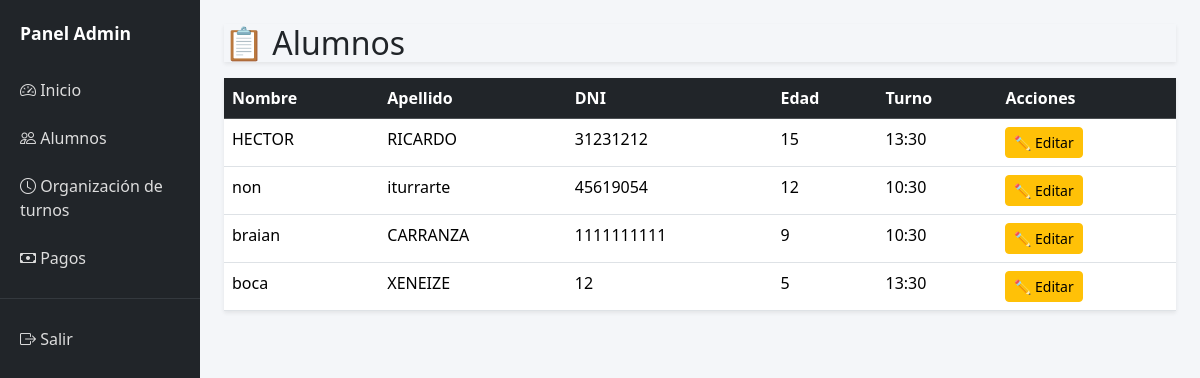
Page /admin/alumnos on the earlier database version.
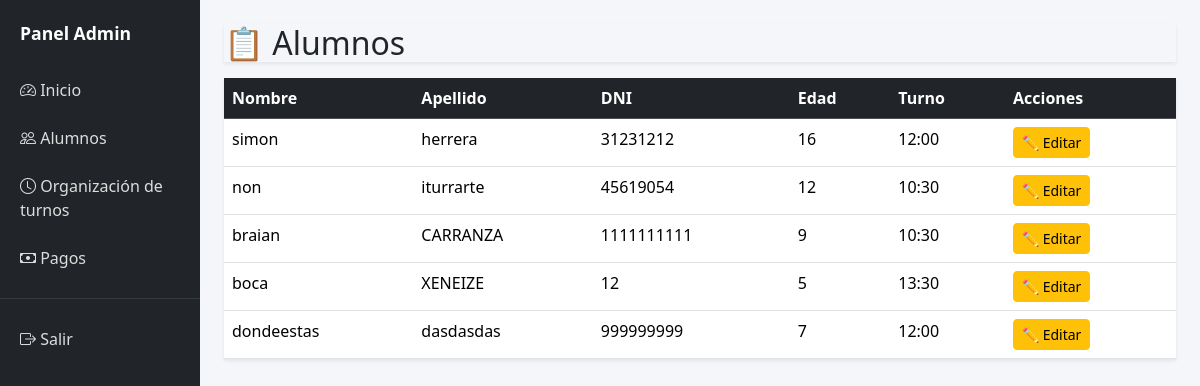
Same page on the later database version.
### models.py (models this page shows)
class Alumno(db.Model):
    __tablename__ = "alumnos"
    id = db.Column(db.Integer, primary_key=True)
    nombre = db.Column(db.String(50), nullable=False)
    apellido = db.Column(db.String(50), nullable=False)
    dni = db.Column(db.String(20), nullable=False, unique=True)
    edad = db.Column(db.Integer, nullable=False)
    turno = db.Column(db.String(20), nullable=False)

### main.py (the view)
@app.route("/admin/alumnos")
def admin_alumnos():
    alumnos = Alumno.query.all()
    return render_template("admin/alumnos.html", alumnos=alumnos)

### templates/admin/alumnos.html (shortened to what this page needs)
{% extends "admin/base_admin.html" %}
{% block body %}
<h2 class="table table-hover shadow-sm">📋 Alumnos</h2>
<table class="table table-hover shadow-sm">
    <thead class="table-dark">
        <tr>
            <th>Nombre</th>
            <th>Apellido</th>
            <th>DNI</th>
            <th>Edad</th>
            <th>Turno</th>
            <th>Acciones</th>
        </tr>
    </thead>
    <tbody>
        {% for alumno in alumnos %}
        <tr>
            <td>{{ alumno.nombre }}</td>
            <td>{{ alumno.apellido }}</td>
            <td>{{ alumno.dni }}</td>
            <td>{{ alumno.edad }}</td>
            <td>{{ alumno.turno }}</td>
            <td>
                <a href="{{ url_for('editar_alumno', id=alumno.id) }}"
                    class="btn btn-sm btn-warning">
                    ✏️ Editar
                </a>
            </td>
        </tr>
        {% endfor %}
    </tbody>
</table>
{% endblock %}

### templates/admin/base_admin.html (shortened to what this page needs)
<!DOCTYPE html>
<html lang="en">
<head>
    <link href="https://cdn.jsdelivr.net/npm/bootstrap@5.3.8/dist/css/bootstrap.min.css" rel="stylesheet">
    <link href="https://cdn.jsdelivr.net/npm/bootstrap-icons/font/bootstrap-icons.css" rel="stylesheet">
</head>
<body>
<div class="container-fluid">
    <div class="row">
        <div class="col-md-2 sidebar p-0">
            <div class="title">
                Panel Admin
            </div>
            <a href="{{ url_for('admin_dashboard') }}">
                <i class="bi bi-speedometer2"></i> Inicio
            </a>
            <a href="{{ url_for('admin_alumnos') }}">
                <i class="bi bi-people"></i> Alumnos
            </a>
            <a href="#">
                <i class="bi bi-clock"></i> Organización de turnos
            </a>
            <a href="#">
                <i class="bi bi-cash"></i> Pagos
            </a>
            <hr class="text-secondary">
            <a href="{{ url_for('principal') }}">
                <i class="bi bi-box-arrow-right"></i> Salir
            </a>
        </div>
        <div class="col-md-10 p-4">
            {% block body %} {% endblock %}
        </div>
    </div>
</div>
</body>
</html>

### templates/admin/base_admin.html (style rules this page uses)
body { background: #f4f6f9; }
.sidebar { min-height: 100vh; background-color: #212529; }
.sidebar a { color: #ddd; text-decoration: none; padding: 12px 20px; display: block; }
.sidebar .title { font-size: 1.1rem; font-weight: bold; color: #fff; padding: 20px; }

Differences in the rows shown:
changed Alumno: nombre "HECTOR" → "simon"; apellido "RICARDO" → "herrera"; edad "15" → "16"; turno "13:30" → "12:00"
added Alumno: nombre "dondeestas", apellido "dasdasdas", dni "999999999", edad "7", turno "12:00"
